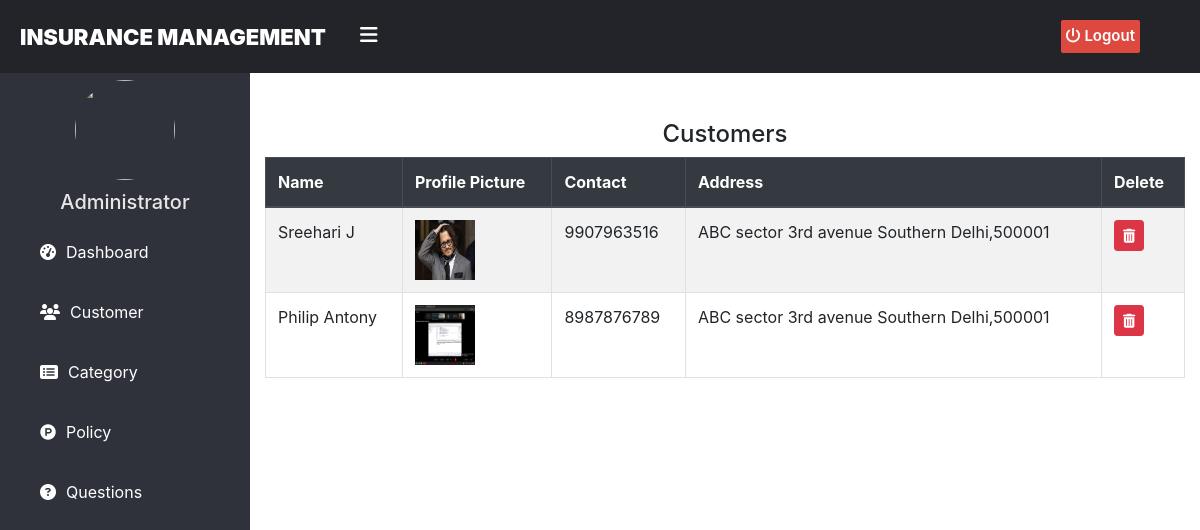
The app's page /admin-view-customer/, older data.
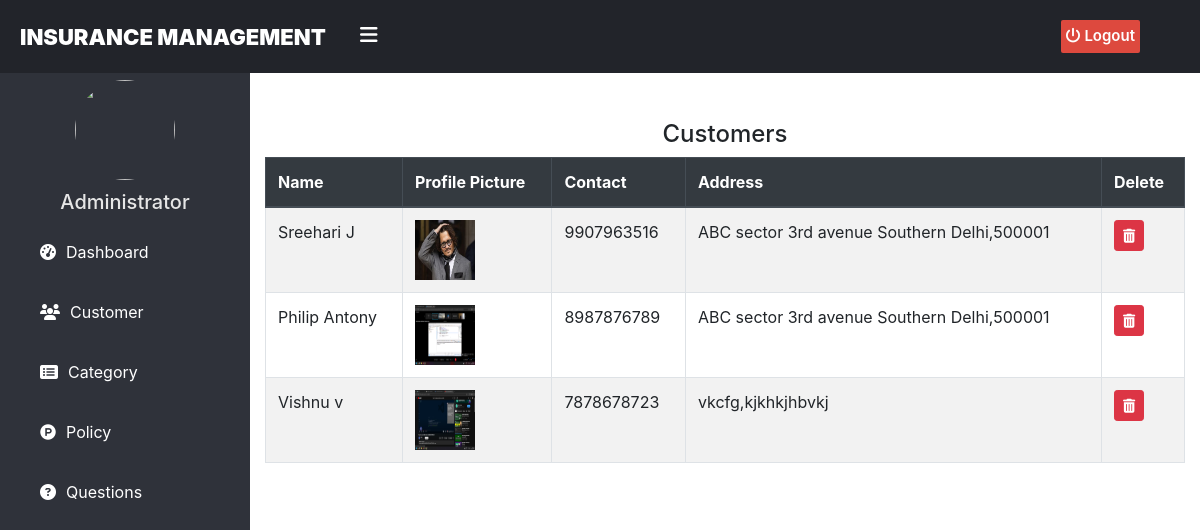
The same page, newer data.
### home/models.py (models this page shows, shortened)
class Customer(models.Model):
    user = models.OneToOneField(User, on_delete=models.CASCADE)
    first_name = models.CharField(max_length=30)
    last_name = models.CharField(max_length=30)
    phone = models.CharField(max_length=10, unique=True)
    address = models.TextField()
    image = models.ImageField(upload_to="images/customer_images/", blank=True, null=True)

### home/views.py (the view)
# urls.py: path('admin-view-customer/', views.admin_view_customer_view, name='admin-view-customer'),
def admin_view_customer_view(request):
    all_customers = Customer.objects.all()
    return render(request, 'admin/admin_view_customer.html', {'all_customers': all_customers})

### templates/admin/admin_view_customer.html (shortened to what this page needs)
{% extends 'adminbase.html' %}
{% block content %}
{%load static%}
<head>
  <link href="http://netdna.bootstrapcdn.com/bootstrap/4.0.0-beta/css/bootstrap.min.css" rel="stylesheet">
    <link rel="stylesheet" href="https://maxcdn.bootstrapcdn.com/bootstrap/4.4.1/css/bootstrap.min.css">
    <link href="https://maxcdn.bootstrapcdn.com/font-awesome/4.3.0/css/font-awesome.min.css" rel="stylesheet">
</head>
<div class="container">
  <div class="panel panel-primary">
    <div class="panel-heading">
      <h4 class="text-center">Customers</h4>
    </div>
    <table class="table table-hover table-bordered table-striped" id="dev-table">
      <thead class="thead-dark">
        <tr>
          <th>Name</th>
          <th>Profile Picture</th>
          <th>Contact</th>
          <th>Address</th>
          <th>Delete</th>
        </tr>
      </thead>
      {% for t in all_customers %}
      <tr>
        <td> {{ t.first_name }} {{ t.last_name }}</td>
        <td> <img src="{{ t.image.url }}" alt="Profile Pic" height="60px" width="60px" /></td>
        <td>{{t.phone}}</td>
        <td>{{t.address}}</td>
        <td><a class="btn btn-danger btn-sm" href="{% url 'delete-customer' t.id  %}"><span class="fa fa-trash"></span></a></td>
      </tr>
      {% endfor %}
    </table>
  </div>
</div>
<br><br><br><br><br><br>
{% endblock content %}

Row changes from the older to the newer data that the page shows:
added Customer: first_name "Vishnu", last_name "v", image (picture), phone "7878678723", address "vkcfg,kjkhkjhbvkj"
